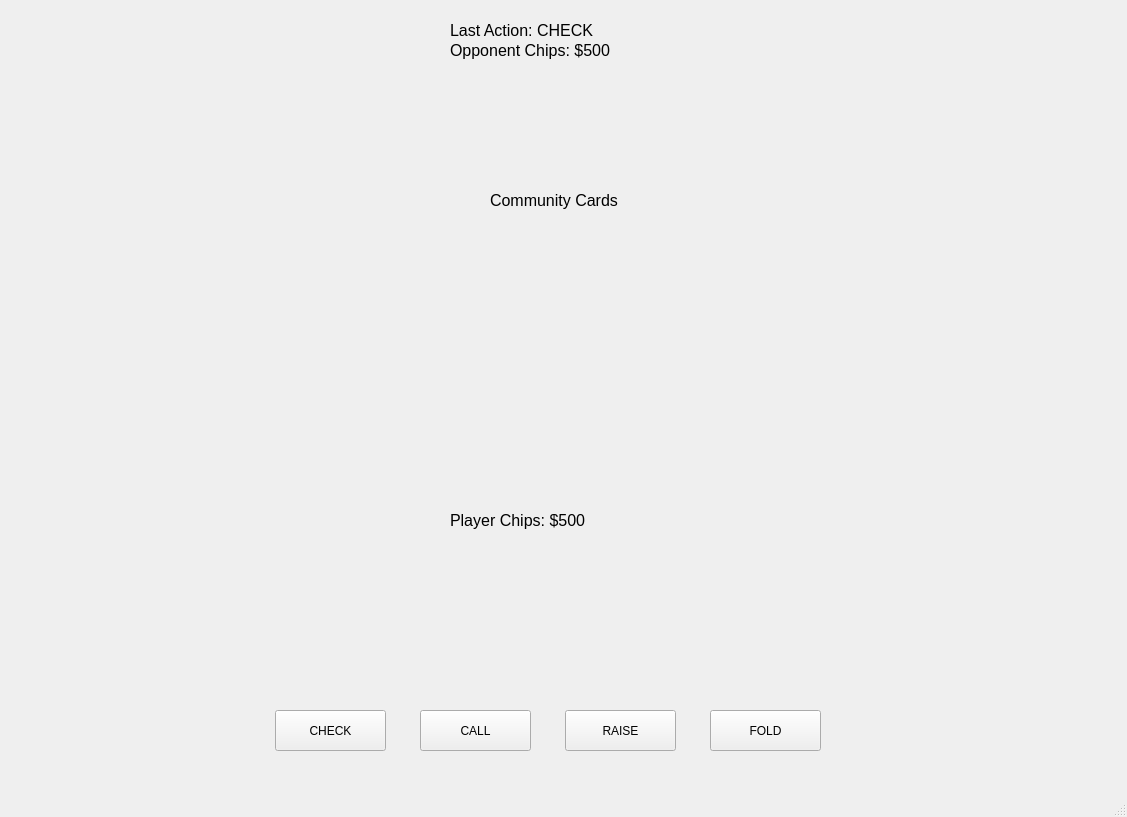
<?xml version="1.0" encoding="UTF-8"?>
<ui version="4.0">
 <class>MainWindow</class>
 <widget class="QMainWindow" name="MainWindow">
  <property name="geometry">
   <rect>
    <x>0</x>
    <y>0</y>
    <width>1127</width>
    <height>817</height>
   </rect>
  </property>
  <property name="windowTitle">
   <string>MainWindow</string>
  </property>
  <widget class="QWidget" name="centralwidget">
   <widget class="QLabel" name="communityCardsLabel">
    <property name="geometry">
     <rect>
      <x>490</x>
      <y>190</y>
      <width>151</width>
      <height>21</height>
     </rect>
    </property>
    <property name="font">
     <font>
      <pointsize>12</pointsize>
     </font>
    </property>
    <property name="text">
     <string>Community Cards</string>
    </property>
   </widget>
   <widget class="QLabel" name="communityCard1">
    <property name="geometry">
     <rect>
      <x>270</x>
      <y>240</y>
      <width>88</width>
      <height>124</height>
     </rect>
    </property>
    <property name="text">
     <string/>
    </property>
    <property name="pixmap">
     <pixmap>resources/SBS - 2D Poker Pack/Top-Down/Cards/individual/AD.png</pixmap>
    </property>
   </widget>
   <widget class="QLabel" name="communityCard2">
    <property name="geometry">
     <rect>
      <x>403</x>
      <y>240</y>
      <width>88</width>
      <height>124</height>
     </rect>
    </property>
    <property name="text">
     <string/>
    </property>
    <property name="pixmap">
     <pixmap>resources/SBS - 2D Poker Pack/Top-Down/Cards/individual/KD.png</pixmap>
    </property>
   </widget>
   <widget class="QLabel" name="communityCard3">
    <property name="geometry">
     <rect>
      <x>538</x>
      <y>240</y>
      <width>88</width>
      <height>124</height>
     </rect>
    </property>
    <property name="text">
     <string/>
    </property>
    <property name="pixmap">
     <pixmap>resources/SBS - 2D Poker Pack/Top-Down/Cards/individual/QD.png</pixmap>
    </property>
   </widget>
   <widget class="QLabel" name="communityCard4">
    <property name="geometry">
     <rect>
      <x>671</x>
      <y>240</y>
      <width>88</width>
      <height>124</height>
     </rect>
    </property>
    <property name="text">
     <string/>
    </property>
    <property name="pixmap">
     <pixmap>resources/SBS - 2D Poker Pack/Top-Down/Cards/individual/JD.png</pixmap>
    </property>
   </widget>
   <widget class="QLabel" name="communityCard5">
    <property name="geometry">
     <rect>
      <x>804</x>
      <y>240</y>
      <width>88</width>
      <height>124</height>
     </rect>
    </property>
    <property name="text">
     <string/>
    </property>
    <property name="pixmap">
     <pixmap>resources/SBS - 2D Poker Pack/Top-Down/Cards/individual/10D.png</pixmap>
    </property>
   </widget>
   <widget class="QLabel" name="tableSprite">
    <property name="geometry">
     <rect>
      <x>110</x>
      <y>80</y>
      <width>901</width>
      <height>411</height>
     </rect>
    </property>
    <property name="autoFillBackground">
     <bool>false</bool>
    </property>
    <property name="text">
     <string/>
    </property>
    <property name="pixmap">
     <pixmap>resources/table_top_empty.png</pixmap>
    </property>
   </widget>
   <widget class="QPushButton" name="checkButton">
    <property name="geometry">
     <rect>
      <x>275</x>
      <y>710</y>
      <width>111</width>
      <height>41</height>
     </rect>
    </property>
    <property name="text">
     <string>CHECK</string>
    </property>
   </widget>
   <widget class="QPushButton" name="raiseButton">
    <property name="geometry">
     <rect>
      <x>565</x>
      <y>710</y>
      <width>111</width>
      <height>41</height>
     </rect>
    </property>
    <property name="text">
     <string>RAISE</string>
    </property>
   </widget>
   <widget class="QPushButton" name="callButton">
    <property name="geometry">
     <rect>
      <x>420</x>
      <y>710</y>
      <width>111</width>
      <height>41</height>
     </rect>
    </property>
    <property name="text">
     <string>CALL</string>
    </property>
   </widget>
   <widget class="QPushButton" name="foldButton">
    <property name="geometry">
     <rect>
      <x>710</x>
      <y>710</y>
      <width>111</width>
      <height>41</height>
     </rect>
    </property>
    <property name="text">
     <string>FOLD</string>
    </property>
   </widget>
   <widget class="QLabel" name="playerCard1">
    <property name="geometry">
     <rect>
      <x>450</x>
      <y>550</y>
      <width>88</width>
      <height>124</height>
     </rect>
    </property>
    <property name="text">
     <string/>
    </property>
    <property name="pixmap">
     <pixmap>resources/SBS - 2D Poker Pack/Top-Down/Cards/individual/AC.png</pixmap>
    </property>
   </widget>
   <widget class="QLabel" name="playerCard2">
    <property name="geometry">
     <rect>
      <x>560</x>
      <y>550</y>
      <width>88</width>
      <height>124</height>
     </rect>
    </property>
    <property name="text">
     <string/>
    </property>
    <property name="pixmap">
     <pixmap>resources/SBS - 2D Poker Pack/Top-Down/Cards/individual/2C.png</pixmap>
    </property>
   </widget>
   <widget class="QLabel" name="playerHandLabel">
    <property name="geometry">
     <rect>
      <x>450</x>
      <y>510</y>
      <width>201</width>
      <height>21</height>
     </rect>
    </property>
    <property name="font">
     <font>
      <pointsize>12</pointsize>
     </font>
    </property>
    <property name="text">
     <string>Player Chips: $500</string>
    </property>
   </widget>
   <widget class="QLabel" name="playerHandLabel_2">
    <property name="geometry">
     <rect>
      <x>450</x>
      <y>40</y>
      <width>201</width>
      <height>21</height>
     </rect>
    </property>
    <property name="font">
     <font>
      <pointsize>12</pointsize>
     </font>
    </property>
    <property name="text">
     <string>Opponent Chips: $500</string>
    </property>
   </widget>
   <widget class="QLabel" name="playerHandLabel_3">
    <property name="geometry">
     <rect>
      <x>450</x>
      <y>20</y>
      <width>201</width>
      <height>21</height>
     </rect>
    </property>
    <property name="font">
     <font>
      <pointsize>12</pointsize>
     </font>
    </property>
    <property name="text">
     <string>Last Action: CHECK</string>
    </property>
   </widget>
   <zorder>tableSprite</zorder>
   <zorder>communityCard2</zorder>
   <zorder>communityCard1</zorder>
   <zorder>communityCard3</zorder>
   <zorder>communityCard4</zorder>
   <zorder>communityCard5</zorder>
   <zorder>communityCardsLabel</zorder>
   <zorder>checkButton</zorder>
   <zorder>raiseButton</zorder>
   <zorder>callButton</zorder>
   <zorder>foldButton</zorder>
   <zorder>playerCard1</zorder>
   <zorder>playerCard2</zorder>
   <zorder>playerHandLabel</zorder>
   <zorder>playerHandLabel_2</zorder>
   <zorder>playerHandLabel_3</zorder>
  </widget>
  <widget class="QMenuBar" name="menubar">
   <property name="geometry">
    <rect>
     <x>0</x>
     <y>0</y>
     <width>1127</width>
     <height>19</height>
    </rect>
   </property>
  </widget>
  <widget class="QStatusBar" name="statusbar"/>
 </widget>
 <resources/>
 <connections/>
</ui>
